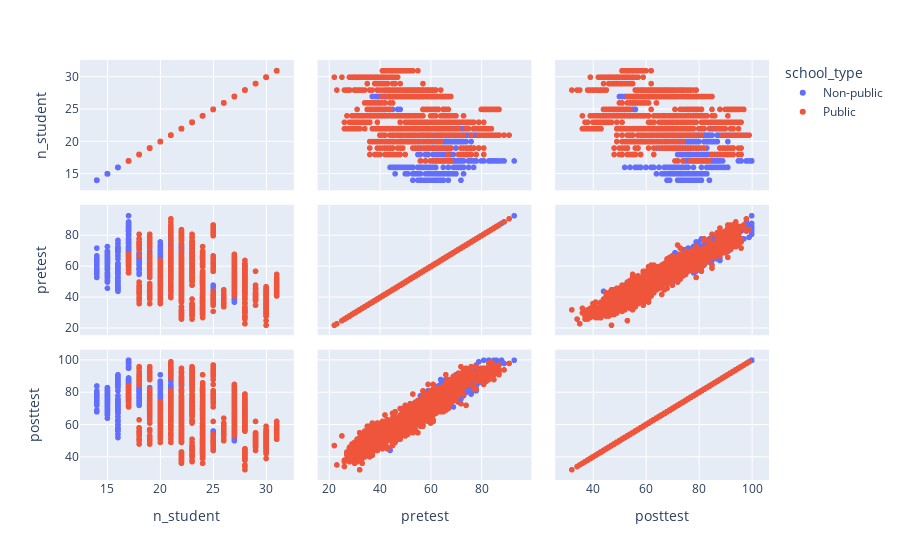

The code cell stored with this chart in its notebook:
### Code cell
fig = px.scatter_matrix(df,
    dimensions=["n_student", "pretest", "posttest"],
    color="school_type")
fig.show()

### Figure 1 — Plotly figure (JSON) as saved in the notebook; plotly's stock layout.template omitted (floating-point values rounded to 4 significant figures; data arrays with more than 128 entries replaced by an {"elided": "..."} marker saying what was removed)
{"data": [{"dimensions": [{"axis": {"matches": true}, "label": "n_student", "values": {"elided": "551 int values"}}, {"axis": {"matches": true}, "label": "pretest", "values": {"elided": "551 int values"}}, {"axis": {"matches": true}, "label": "posttest", "values": {"elided": "551 int values"}}], "hovertemplate": "school_type=Non-public<br>%{xaxis.title.text}=%{x}<br>%{yaxis.title.text}=%{y}<extra></extra>", "legendgroup": "Non-public", "marker": {"color": "#636efa", "symbol": "circle"}, "name": "Non-public", "showlegend": true, "type": "splom"}, {"dimensions": [{"axis": {"matches": true}, "label": "n_student", "values": {"elided": "1582 int values"}}, {"axis": {"matches": true}, "label": "pretest", "values": {"elided": "1582 int values"}}, {"axis": {"matches": true}, "label": "posttest", "values": {"elided": "1582 int values"}}], "hovertemplate": "school_type=Public<br>%{xaxis.title.text}=%{x}<br>%{yaxis.title.text}=%{y}<extra></extra>", "legendgroup": "Public", "marker": {"color": "#EF553B", "symbol": "circle"}, "name": "Public", "showlegend": true, "type": "splom"}], "layout": {"dragmode": "select", "legend": {"title": {"text": "school_type"}, "tracegroupgap": 0}, "margin": {"t": 60}}}
